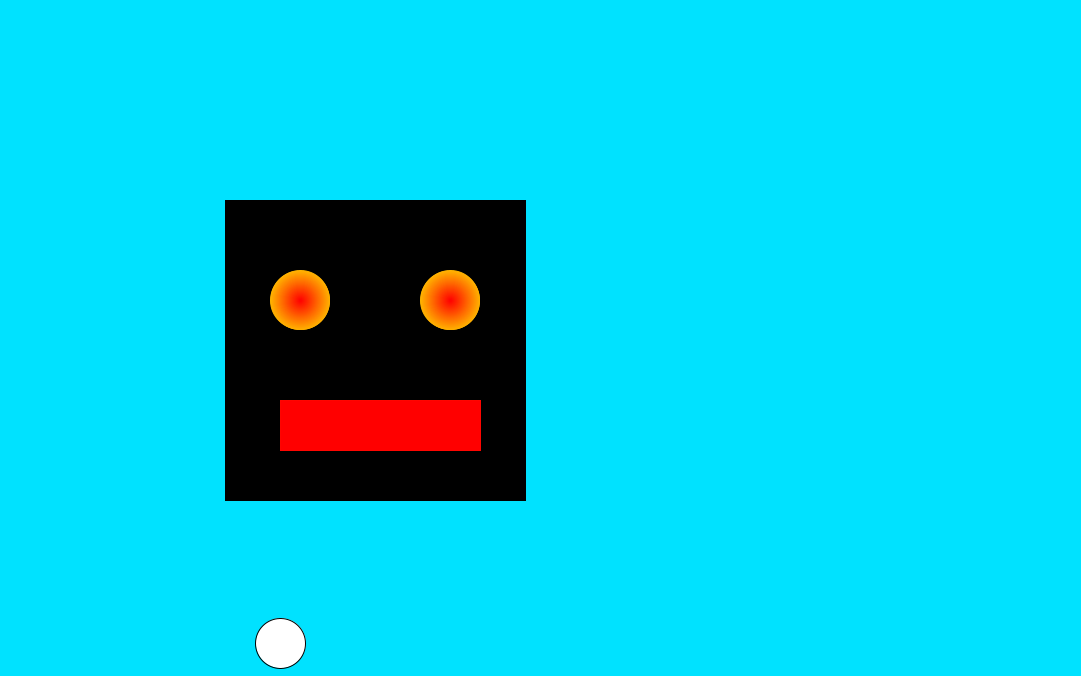
Frame 1 (no input)
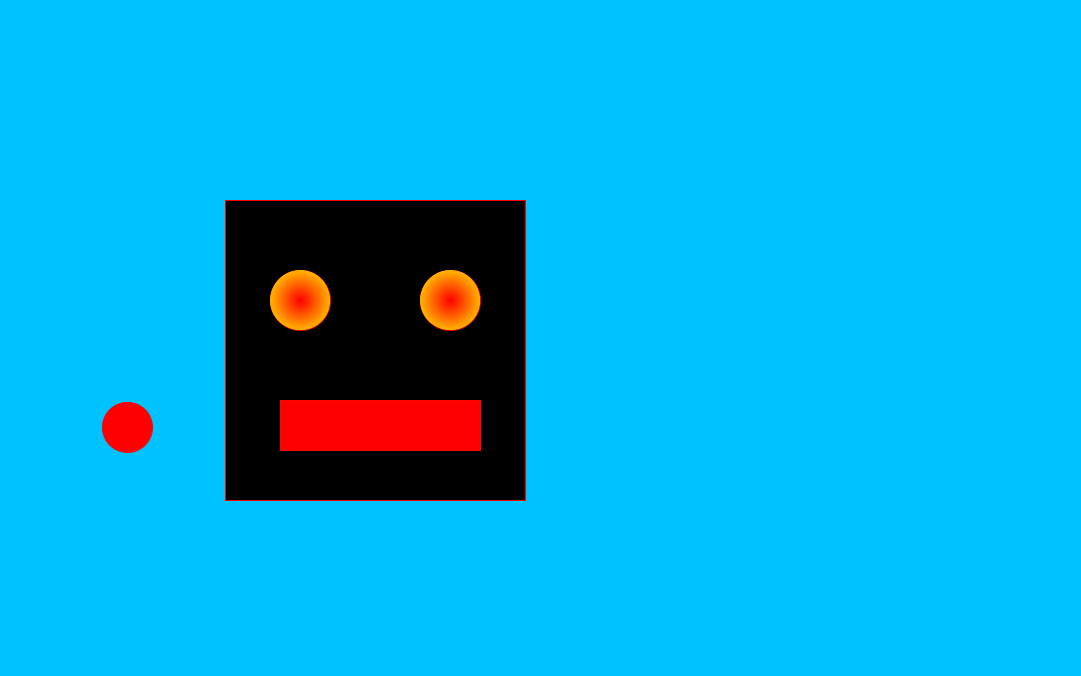
Frame 60 (the mouse pressed at the canvas centre just before this capture)
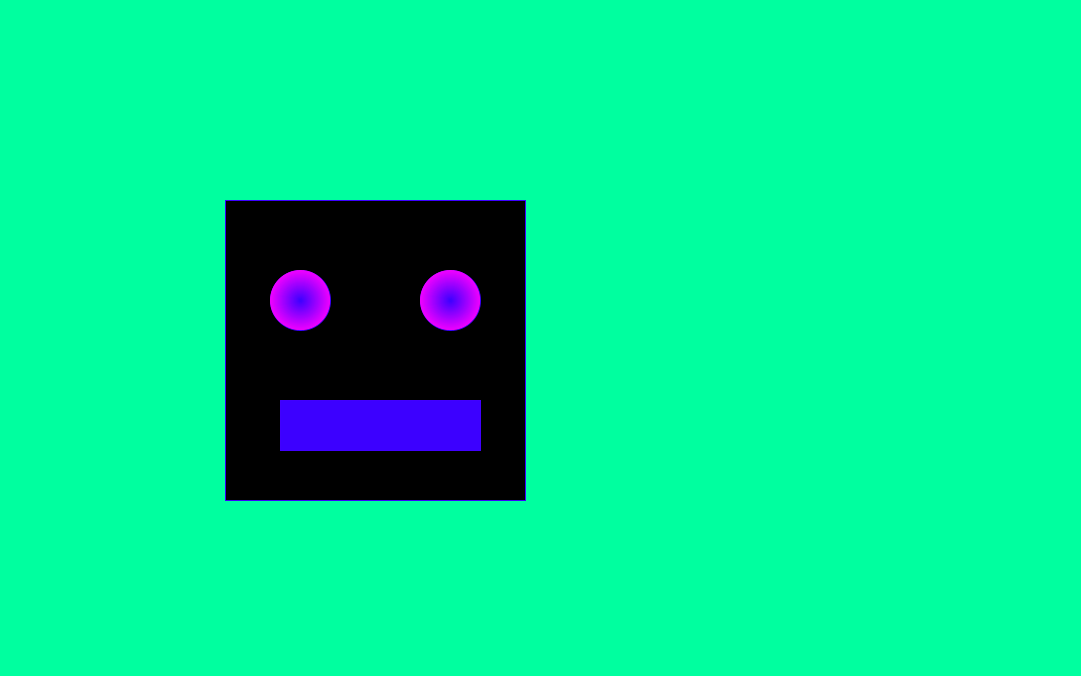
Frame 120 (the mouse held since frame 60 and released just before this capture)

The Processing sketch that drew these frames (run headless with seeded random() and noise(); from frame 60 on, the mouse is pressed at the canvas centre):

// Processing sketch: processing_185655
// ── processing_185655.pde


void setup() {
  size(1081,676);
  colorMode(HSB);
}

void draw() { 
  float aleatorio=random(100,150);
  float x = random(0,width);
  float y = random(0,height);
  background(aleatorio,255,255);
  ellipse(x,y,50,50);
  fill(0,56,0);
  rect (225,200,300,300);
  for (int i = 60;i>0;i=i-1) {
    println(i);
    ellipse(300, 300, i, i);
    ellipse(450,300,i,i);
    fill((i/2)+(mouseX/3), 255, 255);
    rect (280,400,200,50);
    stroke((i/2)+(mouseX/3), 255, 255);
  }
}
